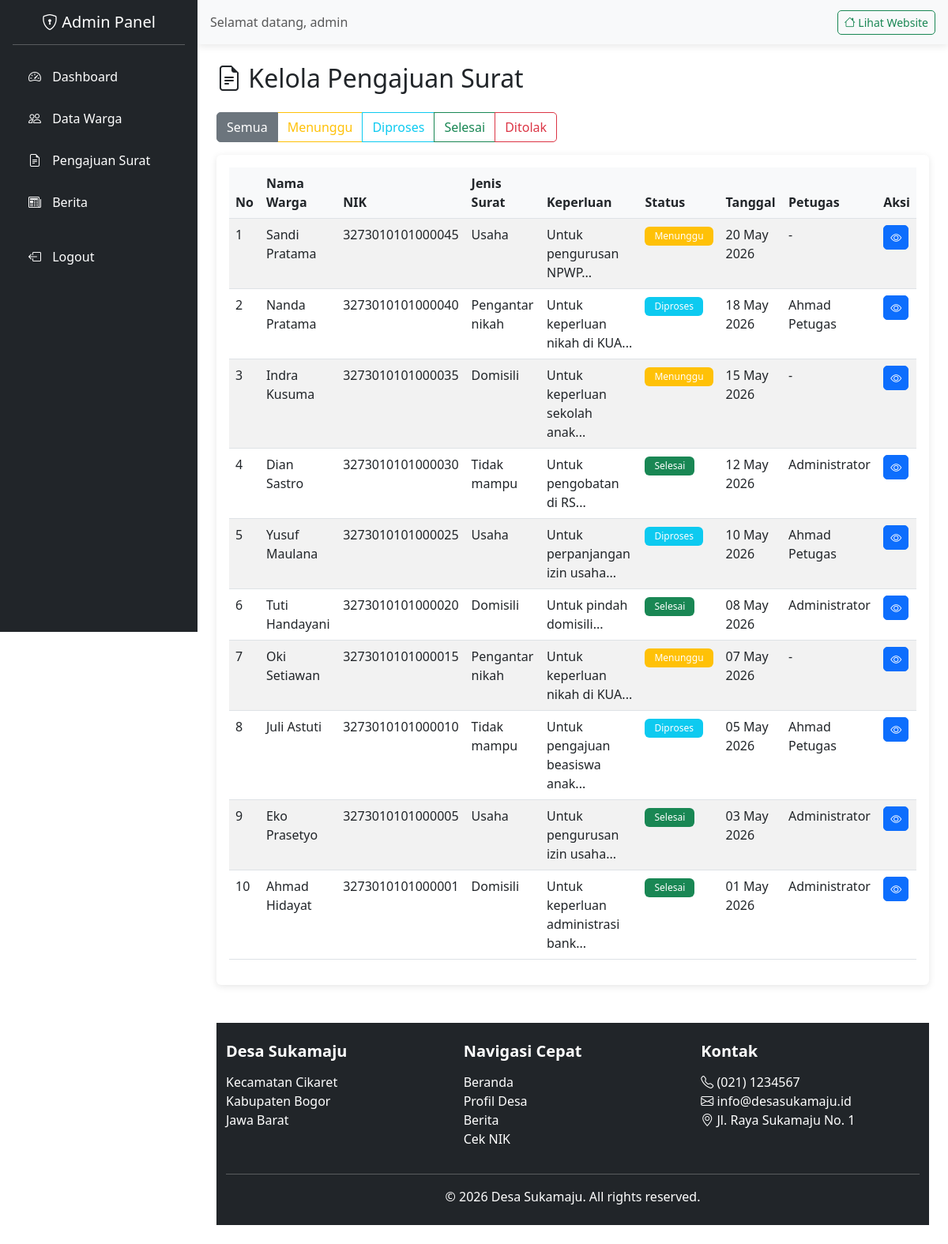
Page /admin/surat.php (signed in) on the committed database.
### tables this page shows
CREATE TABLE surat_pengajuan (
  id              INT AUTO_INCREMENT PRIMARY KEY,
  warga_id        INT  NOT NULL,
  jenis_surat     ENUM('domisili','usaha','tidak_mampu','pengantar_nikah') NOT NULL,
  keperluan       TEXT NOT NULL,
  nama_usaha      VARCHAR(150) NULL,
  alamat_usaha    VARCHAR(255) NULL,
  nama_pasangan   VARCHAR(100) NULL,
  status          ENUM('menunggu','diproses','selesai','ditolak') DEFAULT 'menunggu',
  catatan_admin   TEXT NULL,
  tanggal_ajuan   DATETIME DEFAULT CURRENT_TIMESTAMP,
  tanggal_selesai DATETIME NULL,
  diproses_oleh   INT NULL,
  FOREIGN KEY (warga_id) REFERENCES warga(id),
  FOREIGN KEY (diproses_oleh) REFERENCES users(id)
);

CREATE TABLE warga (
  id                INT AUTO_INCREMENT PRIMARY KEY,
  nik               CHAR(16)     NOT NULL UNIQUE,
  nama              VARCHAR(100) NOT NULL,
  tempat_lahir      VARCHAR(100) NOT NULL,
  tanggal_lahir     DATE         NOT NULL,
  jenis_kelamin     ENUM('L','P') NOT NULL,
  alamat            VARCHAR(255) NOT NULL,
  rt                VARCHAR(5)   NOT NULL,
  rw                VARCHAR(5)   NOT NULL,
  dusun             VARCHAR(100) NOT NULL,
  pekerjaan         VARCHAR(100) NOT NULL,
  status_perkawinan ENUM('Belum Kawin','Kawin','Cerai Hidup','Cerai Mati') NOT NULL,
  created_at        DATETIME DEFAULT CURRENT_TIMESTAMP
);

CREATE TABLE users (
  id           INT AUTO_INCREMENT PRIMARY KEY,
  username     VARCHAR(50)  NOT NULL UNIQUE,
  password     VARCHAR(100) NOT NULL,
  nama_lengkap VARCHAR(100) NOT NULL,
  role         ENUM('admin','petugas') DEFAULT 'petugas',
  created_at   DATETIME DEFAULT CURRENT_TIMESTAMP
);

### admin/surat.php (the view, shortened to what this page needs)
<?php include '../includes/admin_header.php'; ?>
<h2 class="mb-4"><i class="bi bi-file-earmark-text"></i> Kelola Pengajuan Surat</h2>
<?php
$status_filter = $_GET['status'] ?? '';
$where = '';
$sql = "SELECT sp.*, w.nama, w.nik, u.nama_lengkap as petugas FROM surat_pengajuan sp JOIN warga w ON sp.warga_id = w.id LEFT JOIN users u ON sp.diproses_oleh = u.id $where ORDER BY sp.tanggal_ajuan DESC";
$result = mysqli_query($conn, $sql);
?>
<div class="row mb-3">
    <div class="col-md-6">
        <div class="btn-group">
            <a href="surat.php" class="btn btn-outline-secondary <?= !$status_filter ? 'active' : '' ?>">Semua</a>
            <a href="?status=menunggu" class="btn btn-outline-warning <?= $status_filter == 'menunggu' ? 'active' : '' ?>">Menunggu</a>
            <a href="?status=diproses" class="btn btn-outline-info <?= $status_filter == 'diproses' ? 'active' : '' ?>">Diproses</a>
            <a href="?status=selesai" class="btn btn-outline-success <?= $status_filter == 'selesai' ? 'active' : '' ?>">Selesai</a>
            <a href="?status=ditolak" class="btn btn-outline-danger <?= $status_filter == 'ditolak' ? 'active' : '' ?>">Ditolak</a>
        </div>
    </div>
</div>
<div class="card">
    <div class="card-body">
        <div class="table-responsive">
            <table class="table table-striped">
                <thead>
                    <tr>
                        <th>No</th>
                        <th>Nama Warga</th>
                        <th>NIK</th>
                        <th>Jenis Surat</th>
                        <th>Keperluan</th>
                        <th>Status</th>
                        <th>Tanggal</th>
                        <th>Petugas</th>
                        <th>Aksi</th>
                    </tr>
                </thead>
                <tbody>
                    <?php
                    $no = 1;
                    while ($row = mysqli_fetch_assoc($result)):
                        $status_badge = '';
                        switch ($row['status']) {
                            case 'menunggu': $status_badge = '<span class="badge bg-warning">Menunggu</span>'; break;
                            case 'diproses': $status_badge = '<span class="badge bg-info">Diproses</span>'; break;
                            case 'selesai': $status_badge = '<span class="badge bg-success">Selesai</span>'; break;
                        }
                    ?>
                    <tr>
                        <td><?= $no++ ?></td>
                        <td><?= $row['nama'] ?></td>
                        <td><?= $row['nik'] ?></td>
                        <td><?= ucfirst(str_replace('_', ' ', $row['jenis_surat'])) ?></td>
                        <td><?= substr($row['keperluan'], 0, 50) ?>...</td>
                        <td><?= $status_badge ?></td>
                        <td><?= date('d M Y', strtotime($row['tanggal_ajuan'])) ?></td>
                        <td><?= $row['petugas'] ?? '-' ?></td>
                        <td>
                            <button class="btn btn-sm btn-primary" data-bs-toggle="modal" data-bs-target="#modalDetail<?= $row['id'] ?>"><i class="bi bi-eye"></i></button>
                        </td>
                    </tr>
                    <?php endwhile; ?>
                </tbody>
            </table>
        </div>
    </div>
</div>
<?php include '../includes/footer.php'; ?>

### assets/css/style.css (style rules this page uses)
.card { border: none; box-shadow: 0 2px 10px rgba(0, 0, 0, 0.1); transition: transform 0.3s ease, box-shadow 0.3s ease; }
.table th { background-color: #f8f9fa; font-weight: 600; }
.badge { font-weight: 500; padding: 6px 12px; }
.btn { border-radius: 5px; }

### rows in the picture
surat_pengajuan: warga.nama "Sandi Pratama", warga.nik "3273010101000045", jenis_surat "Usaha", keperluan "Untuk pengurusan NPWP", status "Menunggu", tanggal_ajuan "20 May 2026", petugas "-"
surat_pengajuan: warga.nama "Nanda Pratama", warga.nik "3273010101000040", jenis_surat "Pengantar nikah", keperluan "Untuk keperluan nikah di KUA", status "Diproses", tanggal_ajuan "18 May 2026", diproses_oleh.nama_lengkap "Ahmad Petugas"
surat_pengajuan: warga.nama "Indra Kusuma", warga.nik "3273010101000035", jenis_surat "Domisili", keperluan "Untuk keperluan sekolah anak", status "Menunggu", tanggal_ajuan "15 May 2026", petugas "-"
surat_pengajuan: warga.nama "Dian Sastro", warga.nik "3273010101000030", jenis_surat "Tidak mampu", keperluan "Untuk pengobatan di RS", status "Selesai", tanggal_ajuan "12 May 2026", diproses_oleh.nama_lengkap "Administrator"
surat_pengajuan: warga.nama "Yusuf Maulana", warga.nik "3273010101000025", jenis_surat "Usaha", keperluan "Untuk perpanjangan izin usaha", status "Diproses", tanggal_ajuan "10 May 2026", diproses_oleh.nama_lengkap "Ahmad Petugas"
surat_pengajuan: warga.nama "Tuti Handayani", warga.nik "3273010101000020", jenis_surat "Domisili", keperluan "Untuk pindah domisili", status "Selesai", tanggal_ajuan "08 May 2026", diproses_oleh.nama_lengkap "Administrator"
surat_pengajuan: warga.nama "Oki Setiawan", warga.nik "3273010101000015", jenis_surat "Pengantar nikah", keperluan "Untuk keperluan nikah di KUA", status "Menunggu", tanggal_ajuan "07 May 2026", petugas "-"
surat_pengajuan: warga.nama "Juli Astuti", warga.nik "3273010101000010", jenis_surat "Tidak mampu", keperluan "Untuk pengajuan beasiswa anak", status "Diproses", tanggal_ajuan "05 May 2026", diproses_oleh.nama_lengkap "Ahmad Petugas"
surat_pengajuan: warga.nama "Eko Prasetyo", warga.nik "3273010101000005", jenis_surat "Usaha", keperluan "Untuk pengurusan izin usaha", status "Selesai", tanggal_ajuan "03 May 2026", diproses_oleh.nama_lengkap "Administrator"
surat_pengajuan: warga.nama "Ahmad Hidayat", warga.nik "3273010101000001", jenis_surat "Domisili", keperluan "Untuk keperluan administrasi bank", status "Selesai", tanggal_ajuan "01 May 2026", diproses_oleh.nama_lengkap "Administrator"

### other values in the picture
$_SESSION['username'] "admin"
DESA_NAMA "Desa Sukamaju"
DESA_KECAMATAN "Kecamatan Cikaret"
DESA_KABUPATEN "Kabupaten Bogor"
DESA_PROVINSI "Jawa Barat"
